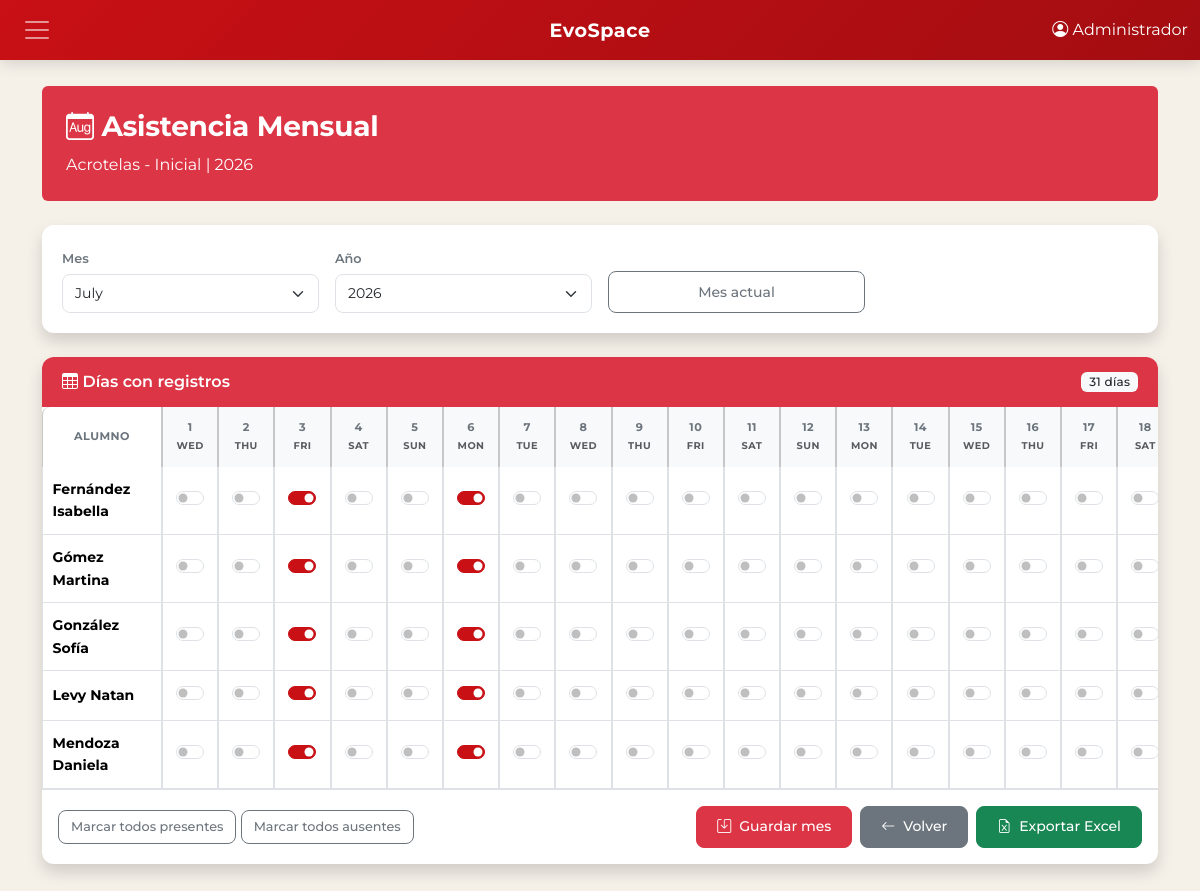
The page /secciones/asistencia/mensual.php?id_curso=1 (signed in) on the database its author committed.
### tables this page shows
CREATE TABLE `cursos` (
  `id_curso` int(11) NOT NULL,
  `nombre` varchar(100) NOT NULL,
  `tipo` enum('Acrotelas','Infantil','Superior') NOT NULL,
  `orden` int(11) NOT NULL,
  `activo` tinyint(1) DEFAULT 1,
  `cupo_maximo` int(11) DEFAULT NULL COMMENT 'NULL = sin limite'
);

CREATE TABLE `alumnos` (
  `id_alumno` int(11) NOT NULL,
  `nombre` varchar(100) NOT NULL,
  `apellido` varchar(100) NOT NULL,
  `id_curso` int(11) NOT NULL,
  `anio_ingreso` year(4) NOT NULL,
  `horas_profesionales` decimal(6,2) DEFAULT 0.00,
  `ci` varchar(20) NOT NULL,
  `telefono` varchar(20) DEFAULT NULL,
  `id_padre` int(11) DEFAULT NULL,
  `becado` tinyint(1) DEFAULT 0,
  `activo` tinyint(1) DEFAULT 1,
  `fecha_creacion` timestamp NOT NULL DEFAULT current_timestamp()
);

### secciones/asistencia/mensual.php (the view, shortened to what this page needs)
<?php
require_once '../../config/db.php';
$id_curso = isset($_GET['id_curso']) ? (int)$_GET['id_curso'] : 0;
$mes = isset($_GET['mes']) ? (int)$_GET['mes'] : date('m');
$anio = isset($_GET['anio']) ? (int)$_GET['anio'] : date('Y');
$stmt = $pdo->prepare("SELECT nombre, tipo FROM cursos WHERE id_curso = ?");
$stmt->execute([$id_curso]);
$curso = $stmt->fetch();
$alumnos = $pdo->prepare("SELECT id_alumno, nombre, apellido FROM alumnos WHERE id_curso = ? AND activo = 1 ORDER BY apellido, nombre");
$alumnos->execute([$id_curso]);
$alumnos = $alumnos->fetchAll(PDO::FETCH_ASSOC);
$diasEnMes = cal_days_in_month(CAL_GREGORIAN, $mes, $anio);
$diasConRegistros = range(1, $diasEnMes);
$ids = array_column($alumnos, 'id_alumno');
$placeholders = implode(',', array_fill(0, count($ids), '?'));
$sql = "SELECT id_alumno, DAY(fecha) as dia, presente FROM asistencia WHERE id_curso = ? AND MONTH(fecha) = ? AND YEAR(fecha) = ? AND id_alumno IN ($placeholders)";
$stmt = $pdo->prepare($sql);
$stmt->execute(array_merge([$id_curso, $mes, $anio], $ids));
$resultados = $stmt->fetchAll(PDO::FETCH_ASSOC);
$asistencias = [];
foreach ($resultados as $row) {
    $asistencias[$row['id_alumno']][$row['dia']] = $row['presente'];
}
$meses = [];
for ($m=1; $m<=12; $m++) {
    $meses[$m] = date('F', mktime(0,0,0,$m,1));
}
$anios = range(date('Y')-2, date('Y')+1);
?>
    <?php include '../../includes/header.php'; ?>
    <?php include '../../includes/navbar.php'; ?>
    <div class="container mt-3">
        <div class="bg-danger text-white p-4 rounded mb-4 d-flex justify-content-between align-items-center flex-wrap gap-2">
            <div>
                <h3 class="h3 fw-bold"><i class="bi bi-calendar-month"></i> Asistencia Mensual</h3>
                <p class="mb-0"><?= htmlspecialchars($curso['tipo'] . ' - ' . $curso['nombre']) ?> | <?= $meses[$mes] . ' ' . $anio ?></p>
            </div>
        </div>
        <div class="card shadow mb-4">
            <div class="card-body">
                <form method="GET" class="row g-3 align-items-end">
                    <div class="col-md-3">
                        <label class="form-label">Mes</label>
                        <select name="mes" class="form-select" onchange="this.form.submit()">
                            <?php foreach ($meses as $num => $nombre): ?>
                                <option value="<?= $num ?>" <?= $num == $mes ? 'selected' : '' ?>><?= $nombre ?></option>
                            <?php endforeach; ?>
                        </select>
                    </div>
                    <div class="col-md-3">
                        <label class="form-label">Año</label>
                        <select name="anio" class="form-select" onchange="this.form.submit()">
                            <?php foreach ($anios as $a): ?>
                                <option value="<?= $a ?>" <?= $a == $anio ? 'selected' : '' ?>><?= $a ?></option>
                            <?php endforeach; ?>
                        </select>
                    </div>
                    <div class="col-md-3">
                        <a href="mensual.php?id_curso=<?= $id_curso ?>" class="btn btn-outline-secondary w-100">Mes actual</a>
                    </div>
                </form>
            </div>
        </div>
        <div class="card shadow">
            <div class="card-header bg-danger text-white d-flex justify-content-between align-items-center">
                <span><i class="bi bi-table"></i> Días con registros</span>
                <span class="badge bg-light text-dark"><?= count($diasConRegistros) ?> días</span>
            </div>
            <div class="card-body p-0" style="overflow-x: auto;">
                <form method="POST">
                    <table class="table table-bordered table-sm table-hover mb-0">
                        <thead class="table-light text-center">
                            <tr>
                                <th style="min-width: 120px; position: sticky; left: 0; background: white; z-index: 1;">Alumno</th>
                                <?php foreach ($diasConRegistros as $dia): ?>
                                    <th style="min-width: 35px;" class="text-center">
                                        <?= $dia ?>
                                        <br><small class="text-muted"><?= date('D', strtotime("$anio-$mes-$dia")) ?></small>
                                    </th>
                                <?php endforeach; ?>
                            </tr>
                        </thead>
                        <tbody>
                            <?php foreach ($alumnos as $alumno): ?>
                                <tr>
                                    <td class="fw-bold" style="position: sticky; left: 0; background: white; z-index: 1;">
                                        <?= htmlspecialchars($alumno['apellido'] . ' ' . $alumno['nombre']) ?>
                                    </td>
                                    <?php foreach ($diasConRegistros as $dia):
                                        $estado = $asistencias[$alumno['id_alumno']][$dia] ?? 0;
                                    ?>
                                        <td class="text-center">
                                            <div class="form-check form-switch d-flex justify-content-center">
                                                <input class="form-check-input" type="checkbox" name="estado[<?= $alumno['id_alumno'] ?>][<?= $dia ?>]" value="1" <?= $estado ? 'checked' : '' ?>>
                                            </div>
                                        </td>
                                    <?php endforeach; ?>
                                </tr>
                            <?php endforeach; ?>
                        </tbody>
                    </table>
                    <div class="p-3 border-top d-flex justify-content-between align-items-center flex-wrap gap-2">
                        <div>
                            <button type="button" class="btn btn-outline-secondary btn-sm" onclick="marcarTodos(true)">Marcar todos presentes</button>
                            <button type="button" class="btn btn-outline-secondary btn-sm" onclick="marcarTodos(false)">Marcar todos ausentes</button>
                        </div>
                        <div class="d-flex gap-2">
                            <button type="submit" name="guardar" class="btn btn-danger">
                                <i class="bi bi-save"></i> Guardar mes
                            </button>
                            <a href="index.php" class="btn btn-secondary">
                                <i class="bi bi-arrow-left"></i> Volver
                            </a>
                            <a href="exportar_excel_mensual.php?id_curso=<?= $id_curso ?>&mes=<?= $mes ?>&anio=<?= $anio ?>" class="btn btn-success">
                                <i class="bi bi-file-earmark-excel"></i> Exportar Excel
                            </a>
                        </div>
                    </div>
                </form>
            </div>
        </div>
    </div>
    <?php include '../../includes/footer.php'; ?>

### assets/css/estilos.css (style rules this page uses)
:root { --evo-primary: #c81015; --evo-primary-dark: #a30d11; --evo-primary-light: #e85a5e; --evo-secondary: #6c757d; --evo-accent: #d4a017; --evo-bg: #f5f0e8; --evo-bg-alt: #ebe5d9; --evo-surface: #ffffff; --evo-text: #2c2c2c; --evo-text-muted: #6c757d; --evo-border: #dee2e6; --evo-success: #198754; --evo-warning: #ffc107; --evo-info: #0dcaf0; --evo-danger: #dc3545; --evo-radius: 0.75rem; --evo-radius-sm: 0.5rem; --evo-shadow: 0 2px 12px rgba(0,0,0,0.08); --evo-shadow-lg: 0 8px 30px rgba(0,0,0,0.12); --evo-transition: 0.25s ease; }
* { font-family: "Montserrat", sans-serif; }
body { background-color: var(--evo-bg); padding-top: 70px; padding-bottom: 30px; color: var(--evo-text); line-height: 1.6; }
h1, h2, h3, h4, h5, h6 { font-weight: 700; letter-spacing: -0.01em; }
.btn { padding: 0.5rem 1.25rem; font-size: 0.875rem; border-radius: var(--evo-radius-sm); height: 42px; display: inline-flex; align-items: center; justify-content: center; gap: 0.5rem; white-space: nowrap; transition: all var(--evo-transition); font-weight: 500; }
.btn-sm { height: 34px; padding: 0.25rem 0.75rem; font-size: 0.8rem; }
.card { border: none; border-radius: var(--evo-radius); box-shadow: var(--evo-shadow); transition: all var(--evo-transition); overflow: hidden; }
.card-header { font-weight: 600; padding: 0.75rem 1.25rem; border-bottom: none; }
.card-body { padding: 1.25rem; }
.table { margin-bottom: 0; }
.table { margin-bottom: 0; border-collapse: separate; border-spacing: 0; }
.table thead { position: sticky; top: 0; z-index: 2; }
.table thead th { font-weight: 700; text-transform: uppercase; font-size: 0.7rem; letter-spacing: 0.04em; color: var(--evo-text-muted); border-bottom: none; padding: 0.75rem 0.6rem; vertical-align: middle; }
.table thead tr { background: var(--evo-bg-alt); }
.table thead tr:first-child th:first-child { border-top-left-radius: var(--evo-radius-sm); }
.table tbody tr { transition: background var(--evo-transition); border-bottom: 1px solid var(--evo-border); }
.table tbody tr:last-child { border-bottom: none; }
.table td { padding: 0.7rem 0.6rem; vertical-align: middle; font-size: 0.875rem; border-bottom: 1px solid var(--evo-border); }
.form-label { font-weight: 600; font-size: 0.8rem; margin-bottom: 0.3rem; color: var(--evo-text-muted); }
.form-control, .form-select { border-radius: var(--evo-radius-sm); border: 1.5px solid var(--evo-border); padding: 0.5rem 0.75rem; font-size: 0.875rem; transition: border-color var(--evo-transition), box-shadow var(--evo-transition); }
.form-check-input:checked { background-color: var(--evo-primary); border-color: var(--evo-primary); }
.badge { font-weight: 500; letter-spacing: 0.02em; padding: 0.35em 0.65em; }
.gap-2 { gap: 0.5rem; }

### rows shown on the page
cursos: tipo+nombre "Acrotelas - Inicial"
alumnos: apellido+nombre "Fernández Isabella", id_alumno "☑"
alumnos: apellido+nombre "Gómez Martina", id_alumno "☑"
alumnos: apellido+nombre "González Sofía", id_alumno "☑"
alumnos: apellido+nombre "Levy Natan", id_alumno "☑"
alumnos: apellido+nombre "Mendoza Daniela", id_alumno "☑"

### other values the page prints
$_SESSION['nombre_completo'] "Administrador"
$anio "2026"
count($diasConRegistros) "31"
$dia "1"
date('D', strtotime("$anio-$mes-$dia")) "WED"
$dia "2"
date('D', strtotime("$anio-$mes-$dia")) "THU"
$dia "3"
date('D', strtotime("$anio-$mes-$dia")) "FRI"
$dia "4"
date('D', strtotime("$anio-$mes-$dia")) "SAT"
$dia "5"
date('D', strtotime("$anio-$mes-$dia")) "SUN"
$dia "6"
date('D', strtotime("$anio-$mes-$dia")) "MON"
